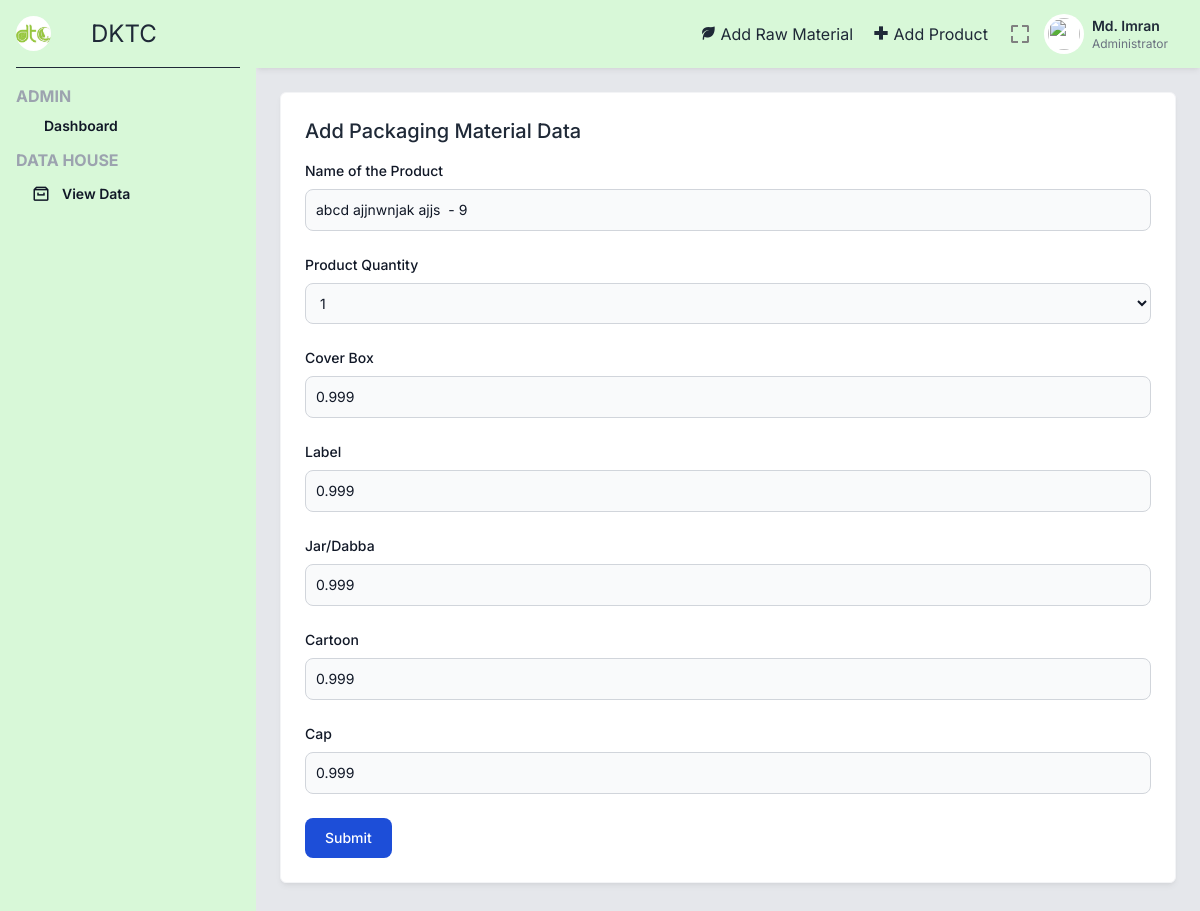
The app's page /editPack.php?id=1 (signed in), older data.
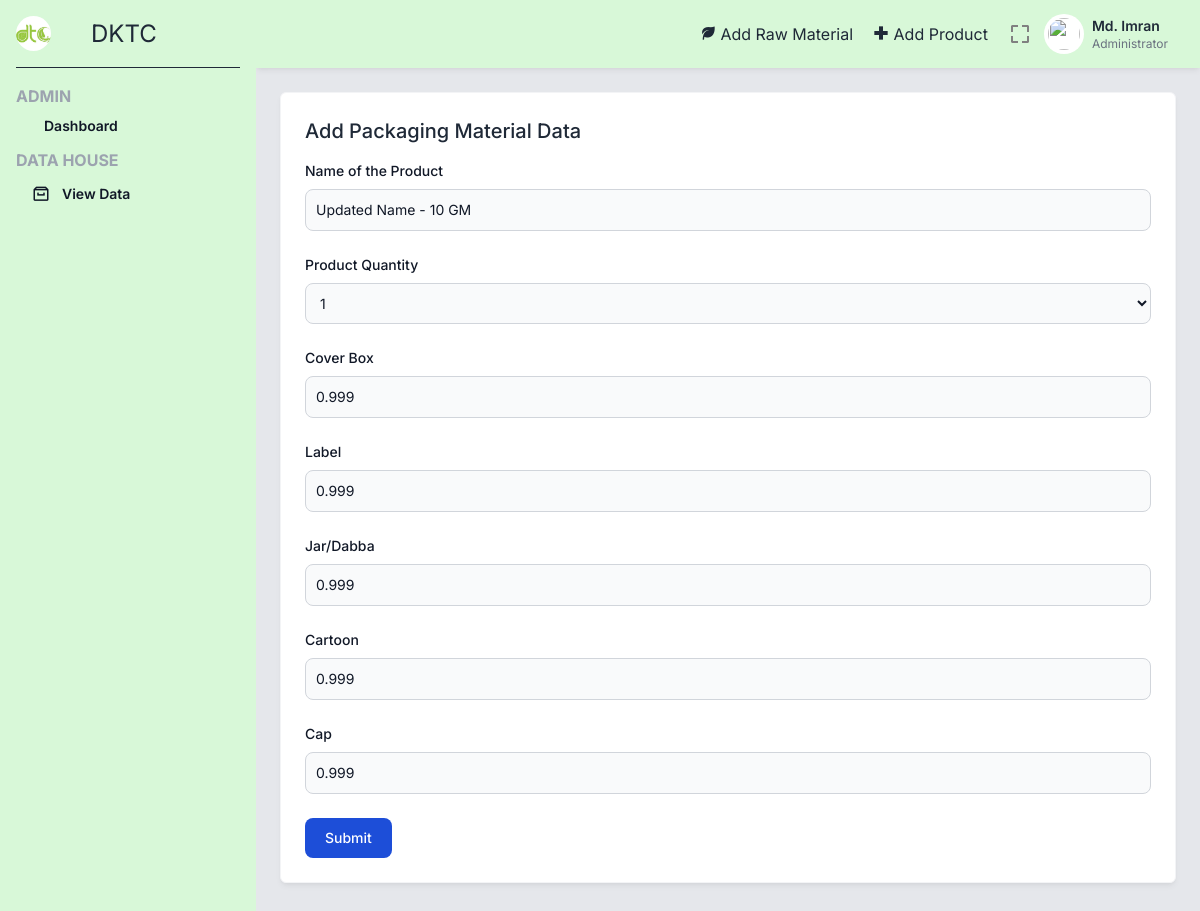
The same page, newer data.
### tables this page shows
CREATE TABLE `product` (
  `_id` int(5) NOT NULL,
  `name` varchar(100) NOT NULL,
  `type` varchar(2) NOT NULL,
  `sizes` varchar(10) NOT NULL
);

### editPack.php (the view, shortened to what the changed rows need)
<?php
include 'includes/_topbar.php';
$idPack = $_GET['id'];
$sql = "SELECT * from packaging_material where _id = $idPack";
$result = mysqli_query($conn, $sql);
while ($row = mysqli_fetch_assoc($result)) {
    $productId = $row['pid'];
    $sqlProduct = "SELECT name, type, sizes FROM product WHERE _id = $productId";
    $resultProd = mysqli_query($conn, $sqlProduct);
    while ($prodRow = mysqli_fetch_assoc($resultProd)) {
        $name = $prodRow['name'];
        $size = $prodRow['sizes'];
    }
}
?>
<div class="p-6">
    <div class="grid grid-cols-1 lg:grid-cols-3 gap-6 mb-6">
        <div class="bg-white border border-gray-100 shadow-md shadow-black/5 p-6 rounded-md lg:col-span-3">
            <div class="flex justify-between mb-4 items-start">
                <div class="font-medium">
                    <h2 class="text-xl">
                        Add Packaging Material Data
                    </h2>
                </div>
            </div>
            <div>
                <form action="editPack.php?id=<?=$idPack?>" method="post">
                    <div class="mb-6">
                        <label for="name" class="block mb-2 text-sm font-medium text-gray-900 dark:text-white">Name of the Product</label>
                        <input type="text" id="rate" name="name" class="bg-gray-50 border border-gray-300 text-gray-900 text-sm rounded-lg focus:ring-blue-500 focus:border-blue-500 block w-full p-2.5 dark:bg-gray-700 dark:border-gray-600 dark:placeholder-gray-400 dark:text-white dark:focus:ring-blue-500 dark:focus:border-blue-500" placeholder="123.00" value="<?= $name ?> - <?= $size?>" readonly />
                    </div>
                </form>
            </div>
        </div>
    </div>
</div>
<?php include 'includes/_bottombar.php' ?>

Row changes from the older to the newer data that the page shows:
changed product: name "abcd ajjnwnjak ajjs - 9" → "Updated Name - 10 GM"
